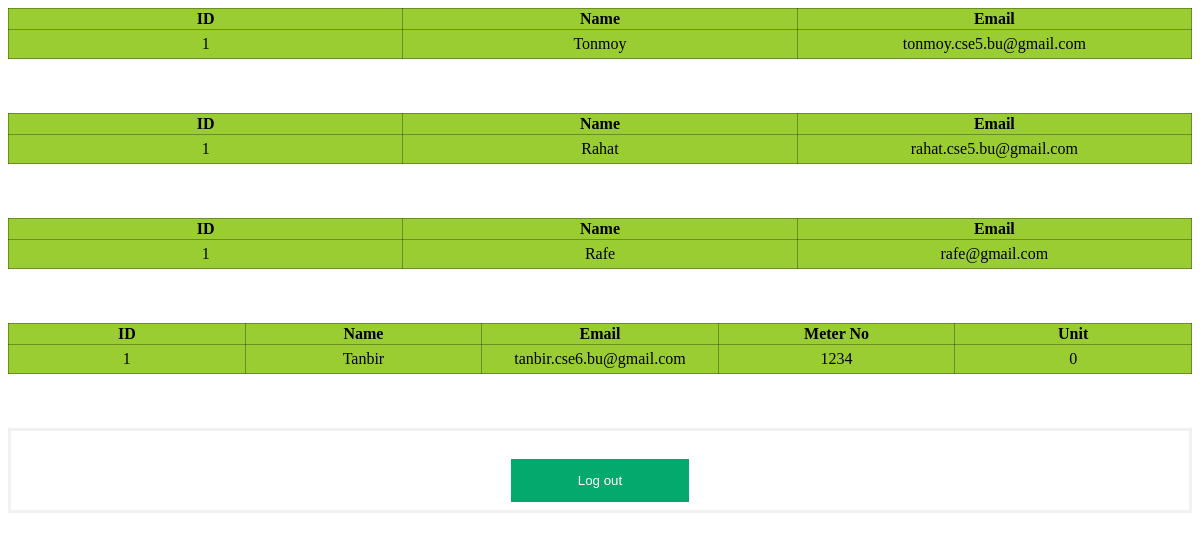
Screenshot of /manager.php (signed in) with the database file from the repository.
### tables this page shows
CREATE TABLE `biller` (
  `id` int(11) NOT NULL,
  `name` varchar(255) NOT NULL,
  `email` varchar(255) NOT NULL,
  `pwd` varchar(255) NOT NULL
);

CREATE TABLE `manager` (
  `id` int(11) NOT NULL,
  `name` varchar(255) NOT NULL,
  `email` varchar(255) NOT NULL,
  `pwd` varchar(255) NOT NULL
);

CREATE TABLE `consumer` (
  `id` int(11) NOT NULL,
  `name` varchar(255) NOT NULL,
  `email` varchar(255) NOT NULL,
  `pwd` varchar(255) NOT NULL,
  `mid` int(11) NOT NULL,
  `unit` int(11) NOT NULL,
  `month` varchar(255) NOT NULL,
  `bill` int(11) NOT NULL,
  `paystat` varchar(255) NOT NULL
);

### manager.php (the view, shortened to what this page needs)
<?php
  include_once 'config.php';
?>
<!DOCTYPE html>
<html lang="en">
<head>
  <link rel="stylesheet" href="includes/style.css">
</head>
<body>
  <?php
    $alladmins = mysqli_query($conn, "SELECT * FROM `admin`");
  ?>
  <table>
    <thead>
      <tr>
        <th>ID</th>
        <th>Name</th>
        <th>Email</th>
      </tr>
    </thead>
    <tbody>
      <?php while($admin = mysqli_fetch_assoc($alladmins)) { ?>
        <tr>
          <td><?php echo $admin['id'] ?></td>
          <td><?php echo $admin['name'] ?></td>
          <td><?php echo $admin['email'] ?></td>
        </tr>
      <?php } ?>
    </tbody>
  </table>
  <br><br><br>
  <?php
    $allbillers = mysqli_query($conn, "SELECT * FROM `biller`");
  ?>
  <table>
    <thead>
      <tr>
        <th>ID</th>
        <th>Name</th>
        <th>Email</th>
      </tr>
    </thead>
    <tbody>
      <?php while($biller = mysqli_fetch_assoc($allbillers)) { ?>
        <tr>
          <td><?php echo $biller['id'] ?></td>
          <td><?php echo $biller['name'] ?></td>
          <td><?php echo $biller['email'] ?></td>
        </tr>
      <?php } ?>
    </tbody>
  </table>
  <br><br><br>
  <?php
    $allmanagers = mysqli_query($conn, "SELECT * FROM `manager`");
  ?>
  <table>
    <thead>
      <tr>
        <th>ID</th>
        <th>Name</th>
        <th>Email</th>
      </tr>
    </thead>
    <tbody>
      <?php while($manager = mysqli_fetch_assoc($allmanagers)) { ?>
        <tr>
          <td><?php echo $manager['id'] ?></td>
          <td><?php echo $manager['name'] ?></td>
          <td><?php echo $manager['email'] ?></td>
        </tr>
      <?php } ?>
    </tbody>
  </table>
  <br><br><br>
  <?php
    $allconsumers = mysqli_query($conn, "SELECT * FROM `consumer`");
  ?>
  <table>
    <thead>
      <tr>
        <th>ID</th>
        <th>Name</th>
        <th>Email</th>
        <th>Meter No</th>
        <th>Unit</th>
      </tr>
    </thead>
    <tbody>
      <?php while($consumer = mysqli_fetch_assoc($allconsumers)) { ?>
        <tr>
          <td><?php echo $consumer['id'] ?></td>
          <td><?php echo $consumer['name'] ?></td>
          <td><?php echo $consumer['email'] ?></td>
          <td><?php echo $consumer['mid'] ?></td>
          <td><?php echo $consumer['unit'] ?></td>
        </tr>
      <?php } ?>
    </tbody>
  </table>
  <br><br><br>
  <form action="logout.php"><button>Log out</button></form>
</body>
</html>

### includes/style.css (style rules this page uses)
form { border: 3px solid #f1f1f1; padding-top: 20px; padding-right: 500px; padding-left: 500px; margin: auto; }
button { background-color: #04AA6D; color: white; padding: 14px 20px; margin: 8px 0; border: none; cursor: pointer; width: 100%; }
table { width: 100%; background-color: lightgrey; text-align: center; }

### manager.php (style rules this page uses)
table { border-collapse: collapse; background-color: yellowgreen; table-layout: fixed; }
table tr, table th, table td { border: 1px solid rgba(0, 0, 0, .3); }
table td { padding: 5px; }

### rows the page displays
biller: id "1", name "Rahat", email "rahat.cse5.bu@gmail.com"
manager: id "1", name "Rafe", email "rafe@gmail.com"
consumer: id "1", name "Tanbir", email "tanbir.cse6.bu@gmail.com", mid "1234", unit "0"

### other values shown
$admin['id'] "1"
$admin['name'] "Tonmoy"
$admin['email'] "tonmoy.cse5.bu@gmail.com"
